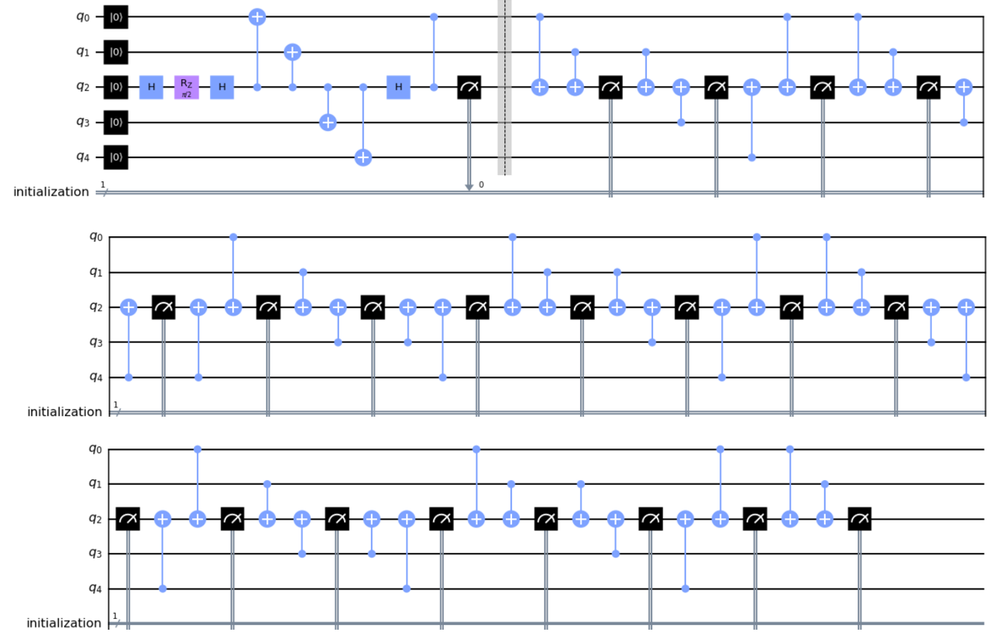
#> input picture circuit_animation/circuit.png, 1000 x 639 px, shrunk from 1291 x 825 before the run
$ python animation.py
#> lines starting #> are read from the running program, lines starting #| are printed output that depends on the picture
import numpy as np
import matplotlib.pyplot as plt
import matplotlib.animation as animation
import imageio

xmax = 30
xmin = 3.075
ymax = 20

# Import circuit image
img = imageio.imread("circuit.png")
#> img is the input picture: shape (639, 1000, 4); mean R, G, B, A 234.9, 236.1, 239, 255

fig = plt.figure()
fig.set_dpi(100)
fig.set_size_inches(ymax, xmax)

ax = plt.axes(xlim=(0, xmax), ylim=(0, ymax))
height = 6.5
patch = plt.Rectangle((xmin,ymax-height), 1.2, height, alpha=0.5)


def init():
    patch.xy = (xmin,ymax-height)
    ax.add_patch(patch)
    return patch,

def animate(i):
    x = xmin + i%xmax
    y = (ymax-height) - (i//xmax)%ymax * (ymax/3)
    patch.xy = (x, y)
    return patch,

anim = animation.FuncAnimation(fig, animate,
                               init_func=init,
                               frames=360,
                               interval=200,
                               blit=True)

plt.imshow(img,zorder=0,  extent=[0, xmax, 0, ymax])
plt.axis('off')

anim.save('the_circuit.gif', writer='imagemagick', fps=60)
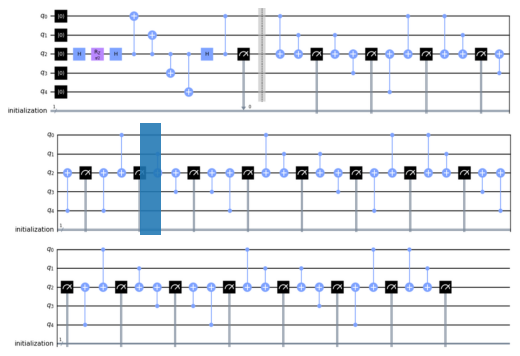
#> figure drawn by matplotlib, 1 panel
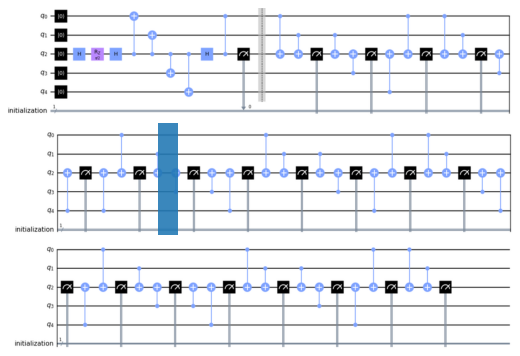
#> figure drawn by matplotlib, 1 panel
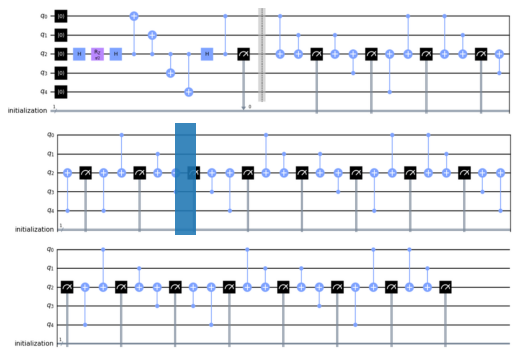
#> figure drawn by matplotlib, 1 panel
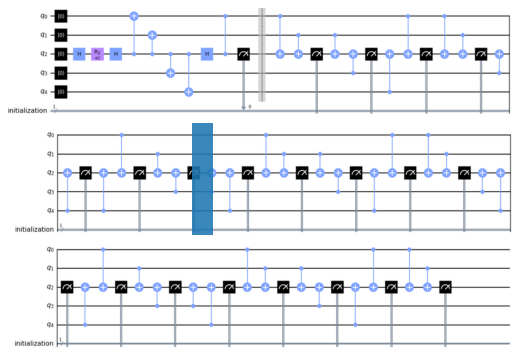
#> figure drawn by matplotlib, 1 panel
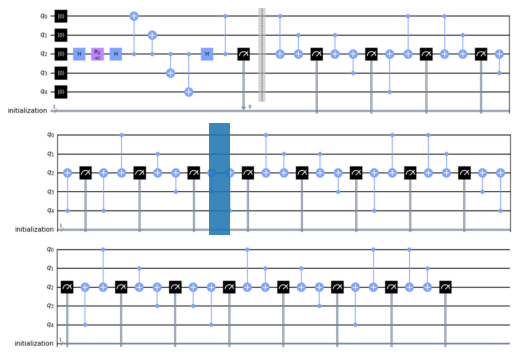
#> figure drawn by matplotlib, 1 panel
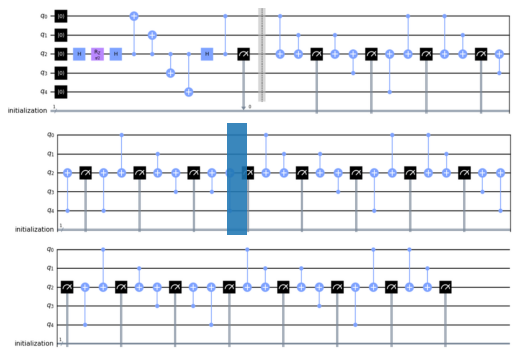
#> figure drawn by matplotlib, 1 panel
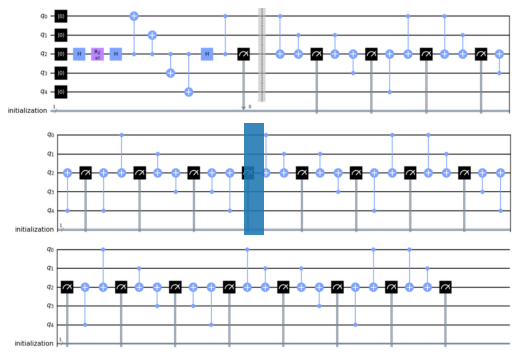
#> figure drawn by matplotlib, 1 panel
#> (the run stopped early here; a loop or call above may not have finished)
